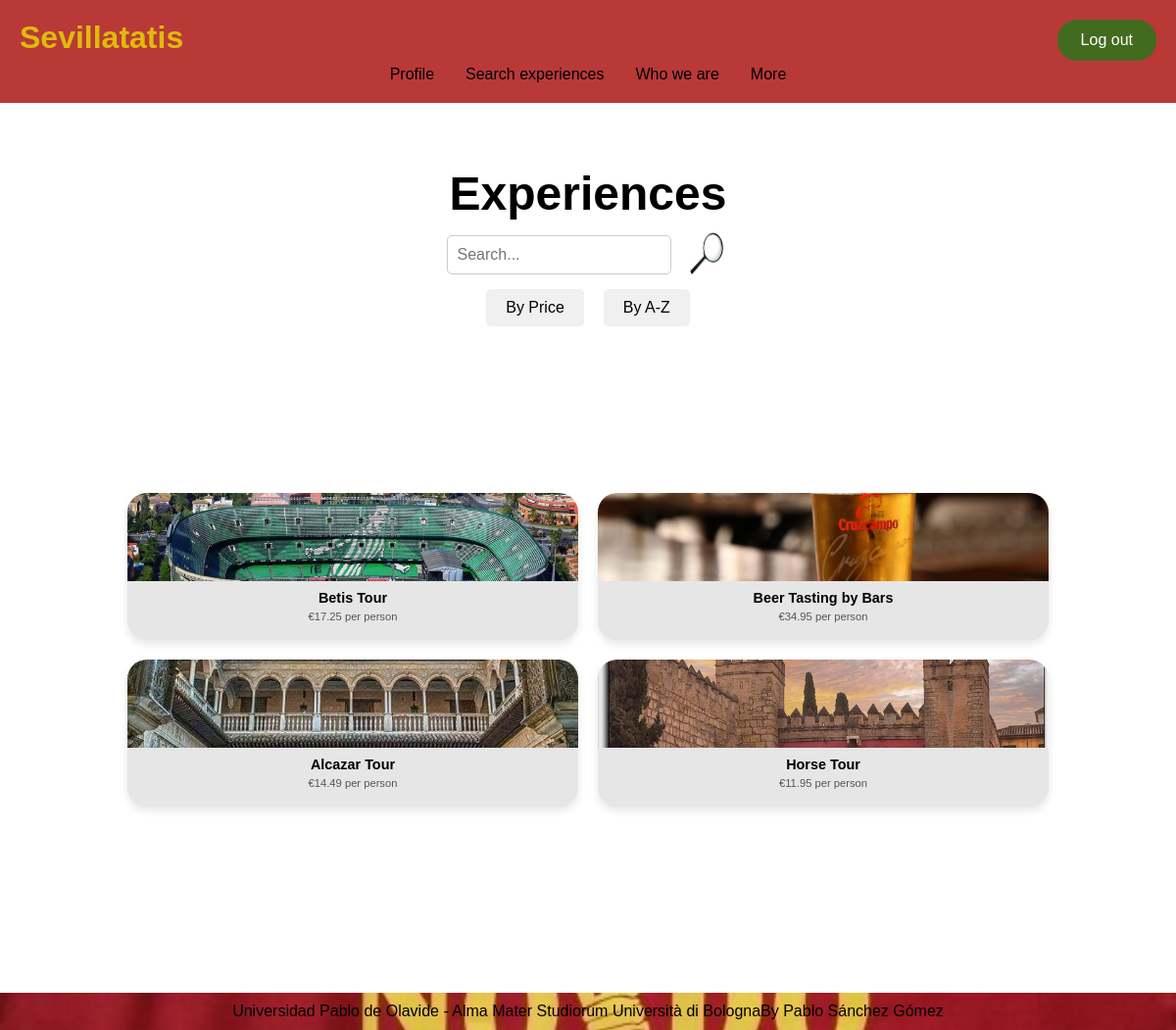
The page /search.php (signed in) on the database its author committed.
### tables this page shows
CREATE TABLE `experiencias` (
  `id` int(11) NOT NULL,
  `nombre` varchar(255) DEFAULT NULL,
  `descripcion` text DEFAULT NULL,
  `precio` decimal(10,2) DEFAULT NULL,
  `imagen` varchar(255) DEFAULT NULL
);

### public/search.php (the view, shortened to what this page needs)
<?php
$login_text = isset($_SESSION['usuario']) ? 'Log out' : 'Log in';
$con = conexionDB();
$searchTerm = isset($_POST['search']) ? trim($_POST['search']) : '';
$sql = "SELECT * FROM experiencias";
$stmt = mysqli_prepare($con, $sql);
mysqli_stmt_execute($stmt);
$result = mysqli_stmt_get_result($stmt);
?>
<!DOCTYPE html>
<html lang="en">
<head>
  <link rel="stylesheet" href="styles/general.css">
  <link rel="stylesheet" href="styles/search.css">
</head>
<body>
  <header>
    <h1>Sevillatatis</h1>
    <nav>
      <ul>
        <li><a href="profile.php">Profile</a></li>
        <li><a href="search.php">Search experiences</a></li>
        <li><a href="about.php">Who we are</a></li>
        <li><a href="more.php">More</a></li>
      </ul>
      <a class="boton" href="login.php"><?= $login_text ?></a>
    </nav>
  </header>
  <main>
    <section>
      <form method="post" action="search.php" class="barra">
        <h2>Experiences</h2>
        <section class="top-row">
          <input class="search" name="search" type="text" placeholder="Search..." value="<?= htmlspecialchars($searchTerm) ?>" aria-label="Search for experiences">
          <input type="image" src="../img/lupa.jpg" class="lupa" alt="Search" aria-label="Click to search">
        </section>
        <section class="buttons-row">
          <input type="submit" value="By Price" onclick="document.getElementById('filtro').value='precio';" aria-label="Order advertisements by price">
          <input type="submit" value="By A-Z" onclick="document.getElementById('filtro').value='az';" aria-label="Order advertisements by name">
        </section>
      </form>
      <?php
      if ($result && mysqli_num_rows($result) > 0) {
        while ($row = mysqli_fetch_assoc($result)) {
      ?>
          <article class="animate">
            <form action="buy.php" method="post">
              <figure>
                <input type="image" src="<?= htmlspecialchars($row['imagen']) ?>" alt="<?= htmlspecialchars($row['nombre']) ?>" name="<?= htmlspecialchars($row['nombre']) ?>" aria-label="<?= htmlspecialchars($row['nombre']) ?>">
                <figcaption><?= htmlspecialchars($row['nombre']) ?></figcaption>
                <p>€<?= htmlspecialchars($row['precio']) ?> per person</p>
              </figure>
            </form>
          </article>
      <?php
        }
      } else {
        echo "<p>No experiences found.</p>";
      }
      ?>
    </section>
  </main>
  <footer>
    <p>Universidad Pablo de Olavide - Alma Mater Studiorum Università di Bologna</p>
    <p>By Pablo Sánchez Gómez</p>
  </footer>
</body>
</html>

### public/styles/general.css (style rules this page uses)
:root { --primary-color: #B93939; --secondary-color: #DEBB09; --background-color: #426B1F; --text-color: white; --font-size-base: 1rem; --font-size-large: 2rem; --font-size-xl: 3rem; --font-size-sm: 0.8rem; --font-size-md: 0.9rem; }
body, html { margin: 0; padding: 0; width: 100%; height: 100%; box-sizing: border-box; display: flex; flex-direction: column; font-family: Arial, sans-serif; }
header { background-color: var(--primary-color); color: var(--text-color); text-align: left; padding: 20px; position: fixed; width: 100%; top: 0; left: 0; z-index: 10; box-sizing: border-box; min-height: 100px; }
header h1 { color: var(--secondary-color); font-size: var(--font-size-xl); margin: 0; padding-right: 70px; }
header nav { display: flex; justify-content: center; margin-top: 10px; }
header nav ul { list-style: none; padding: 0; margin: 0; display: flex; justify-content: center; width: 100%; }
header nav a { color: black; font-size: var(--font-size-md); text-align: center; text-decoration: none; padding: 10px 20px; border-radius: 5px; background-color: transparent; white-space: nowrap; }
header .boton { background-color: var(--background-color); color: var(--text-color); border: none; padding: 10px 20px; font-size: var(--font-size-base); border-radius: 20px; cursor: pointer; position: absolute; top: 20px; right: 20px; z-index: 1; }
footer { background-image: url('../../img/nodo.jpg'); background-size: cover; background-position: center; color: black; padding: 20px; margin: 0; display: flex; flex-direction: column; justify-content: center; align-items: center; width: 100%; position: relative; height: auto; box-sizing: border-box; }
@media (min-width: 768px) { footer { flex-direction: row; height: 150px; padding: 10px 20px; } }
@media (min-width: 768px) { header h1 { font-size: var(--font-size-large); } }
@media (min-width: 768px) { header nav a { font-size: 1rem; padding: 8px 16px; } }
@media (min-width: 768px) { header .boton { padding: 12px 24px; font-size: 1rem; } }
main { flex: 1; display: flex; flex-direction: column; justify-content: flex-start; padding: 20px; }

### public/styles/search.css (style rules this page uses)
* { margin: 0; padding: 0; box-sizing: border-box; }
main { flex: 1; padding: 20px; max-width: 1000px; margin: 0 auto; }
main form.barra { text-align: center; font-size: 2rem; margin: 150px 20%; }
main form { display: flex; flex-direction: column; gap: 10px; }
main form .top-row { display: flex; justify-content: space-between; align-items: center; gap: 10px; width: 100%; }
main form input[type="text"] { flex: 1; padding: 10px; border: 1px solid #ccc; border-radius: 5px; font-size: 1rem; }
main input.lupa { width: 50px; height: 50px; border-radius: 5px; cursor: pointer; display: flex; justify-content: center; }
main article form input[type="image"] { width: 100%; height: 60%; cursor: pointer; object-fit: cover; }
main form input[type="submit"] { padding: 10px 20px; border-radius: 5px; border: none; background-color: #f0f0f0; color: black; font-size: 1rem; cursor: pointer; transition: background-color 0.2s; }
main section { display: flex; flex-wrap: wrap; gap: 20px; justify-content: center; }
main article { background-color: #E6E6E6; border-radius: 20px; overflow: hidden; box-shadow: 0 4px 8px rgba(0, 0, 0, 0.1); transition: transform 0.2s; width: calc(50% - 20px); max-width: 500px; display: flex; flex-direction: column; }
main article figure { width: 100%; height: 150px; position: relative; }
main article figcaption { padding: 5px; font-size: 0.9rem; text-align: center; font-weight: bold; }
main article p { font-size: 0.7rem; text-align: center; margin: 0; color: #555; }

### public/search.php (style rules this page uses)
.animate { opacity: 0; transform: translateY(50px); transition: opacity 0.5s ease, transform 0.5s ease; }
.animate.visible { opacity: 1; transform: translateY(0); }

### rows shown on the page
experiencias: nombre "Betis Tour", precio "17.25"
experiencias: nombre "Beer Tasting by Bars", precio "34.95"
experiencias: nombre "Alcazar Tour", precio "14.49"
experiencias: nombre "Horse Tour", precio "11.95"

### other values the page prints
$login_text "Log out"
